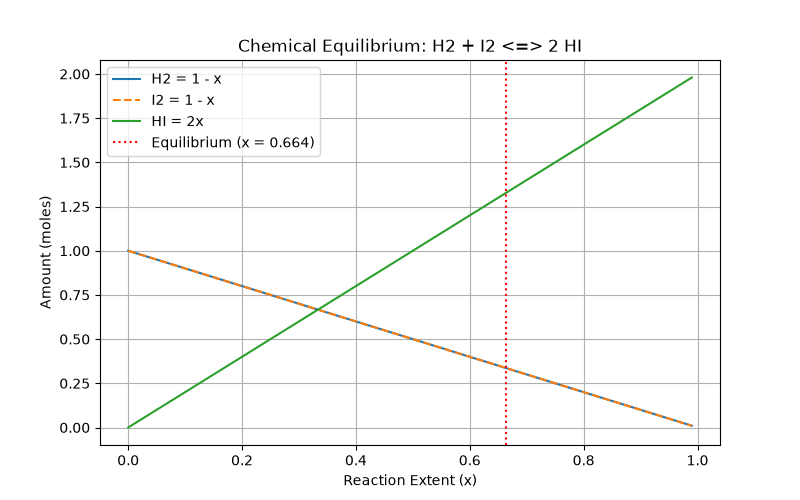

Write the Python code that produced this figure.
import numpy as np
import matplotlib.pyplot as plt
from scipy.optimize import newton, minimize

K = 15.6
a = b = 1.0

# TODO 1: k_imbalance
def k_imbalance(x):
    return ((2*x)**2) / ((a - x) * (b - x)) - K

# TODO 2: Method 1 (Newton root-finding)
x_newton = newton(k_imbalance, 0.5)
print(f"Method 1 (Newton):   x = {x_newton:.6f}")

# TODO 3: Method 2 (SLSQP minimize square error)
def objective(x):
    return k_imbalance(x[0])**2

res = minimize(objective, x0=[0.5], method="SLSQP", bounds=[(0, 0.999)])
x_slsqp = res.x[0]
print(f"Method 2 (SLSQP):    x = {x_slsqp:.6f}")

# TODO 4: Report amounts and plot
x_eq = x_newton
h2_eq = a - x_eq
i2_eq = b - x_eq
hi_eq = 2 * x_eq

print(f"\nEquilibrium Amounts (x = {x_eq:.4f}):")
print(f"H2 : {h2_eq:.4f} mol")
print(f"I2 : {i2_eq:.4f} mol")
print(f"HI : {hi_eq:.4f} mol")

# Plot composition vs x
x_vals = np.linspace(0, 0.99, 200)
h2_vals = a - x_vals
i2_vals = b - x_vals
hi_vals = 2 * x_vals

plt.figure(figsize=(8, 5))
plt.plot(x_vals, h2_vals, label='H2 = 1 - x')
plt.plot(x_vals, i2_vals, label='I2 = 1 - x', linestyle='--')
plt.plot(x_vals, hi_vals, label='HI = 2x')

plt.axvline(x_eq, color='red', linestyle=':', label=f'Equilibrium (x = {x_eq:.3f})')
plt.xlabel('Reaction Extent (x)')
plt.ylabel('Amount (moles)')
plt.title('Chemical Equilibrium: H2 + I2 <=> 2 HI')
plt.legend()
plt.grid(True)
plt.savefig('equilibrium.png')
plt.show()
